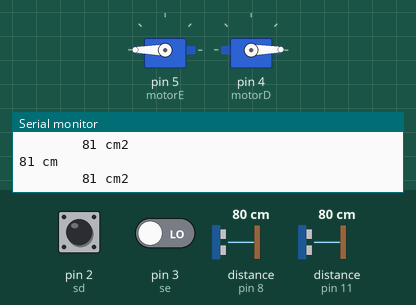
Simulated run of this sketch. Board: Arduino Uno, built with avr-gcc and run on an emulated ATmega328P. On the bench: 2 × servo, the last lines printed to the serial monitor. The inputs (shaded band) are chosen by the test bench; at power-on: distance to the obstacle (sensors on pin 11, pin 8) 80 cm, pin 2 (sd) HIGH, pin 3 (se) LOW.

Above: at 1.3 s.
1.4 s: distance to the obstacle (sensor on pin 11) set to 11 cm
3.2 s: distance to the obstacle (sensor on pin 11) set to 8 cm
At 5.9 s:
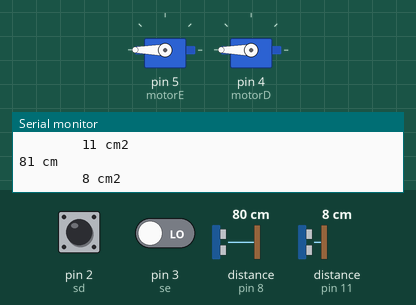
6.2 s: distance to the obstacle (sensor on pin 11) set to 4 cm
8.3 s: distance to the obstacle (sensor on pin 11) set to 2 cm
At 10.7 s:
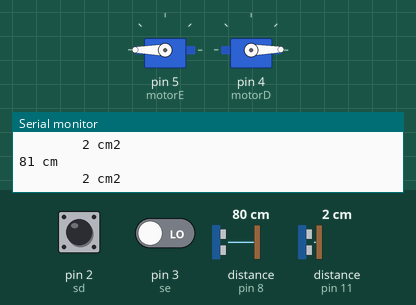
11.0 s: distance to the obstacle (sensor on pin 11) set to 9 cm
At 12.0 s:
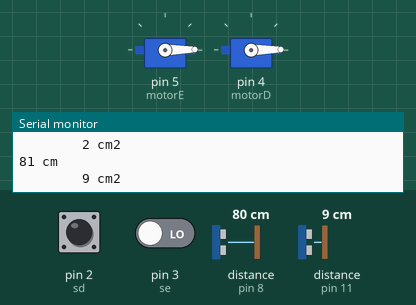
Timing chart, 0 to 14.8 s (numbered marks = the images above; inputs shaded):
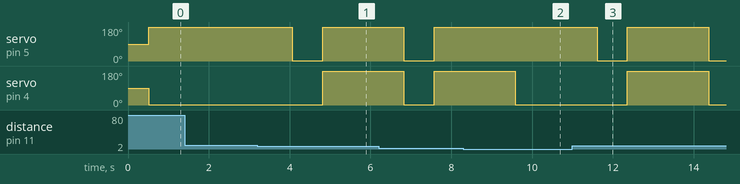

Measured:
- the behaviour switches between 10 and 9 cm on distance to the obstacle (sensor on pin 11) (found by bisection; images 0 and 1)
- the behaviour switches between 3 and 2 cm on distance to the obstacle (sensor on pin 11) (found by bisection; images 1 and 2)
- after the input at 3.2 s, servo on pin 5 (motorE): 180° → 1° after 0.87 s, → 180° 0.75 s later; servo on pin 4 (motorD): 1° → 180° after 1.6 s
- after the input at 8.3 s, servo on pin 5 (motorE): stays 180° (without the input it goes to 1° after 1.3 s); servo on pin 4 (motorD): goes on until 9.6 s, then stays 1°
- after the input at 11.0 s, servo on pin 5 (motorE): 180° → 1° after 0.61 s, → 180° 0.75 s later, → 1° 2.0 s later; servo on pin 4 (motorD): 1° → 180° after 1.4 s, → 1° 2.0 s later

The sketch:

segue___desvia.ino
```cpp
//teste git
#include <NewPing.h>
#include <Servo.h>
#define se 3
#define sd 2
#define triglateral 7
#define ecolateral 8
#define trig 10
#define eco 11
Servo motorE;
Servo motorD;
NewPing sonarlateral(triglateral, ecolateral);
NewPing sonar(trig, eco);
int distlateral;
void setup() {
  pinMode(se, INPUT);
  pinMode(sd, INPUT);
  motorE.attach(5);
  motorD.attach(4);
  Serial.begin (9600);
}

void loop() {
  int valorE = digitalRead(se);
  int valorD = digitalRead(sd);
  int distlateral = sonarlateral.ping_cm();
  int dist = sonar.ping_cm();

  Serial.print (distlateral);
  Serial.println (" cm");
  Serial.print("        ");

  Serial.print(dist);
  Serial.println(" cm2");
  delay(500);

  if (valorE == 1 && valorD == 0)//branco
  {
    frente ();
  }
  if (valorE == 0 && valorD == 1)//preto
  {
    frente ();
  }
  if (valorE == 0 && valorD == 0)
  {
    esquerda ();
  }
  if (valorE == 1 && valorD == 1)
  {
    direita ();
  }
  if (dist > 2 && dist < 10)
  {

    desvia ();

  }


}


void frente () {
  motorE.write(180) ;
  motorD.write(1);
}
void esquerda () {
  motorE.write (180);
  motorD.write (180);
}
void direita () {
  motorE.write (1);
  motorD.write (1);
}
void desvia () {

  direita();
  delay(750);

  if (distlateral > 1 && distlateral < 6 ) {
    frente();
  } else {
    esquerda();
    delay(750);
  }

  if (distlateral > 1 && distlateral < 6 ) {
    frente();
  } else {
    esquerda();
    delay(750);
  }

}
```
